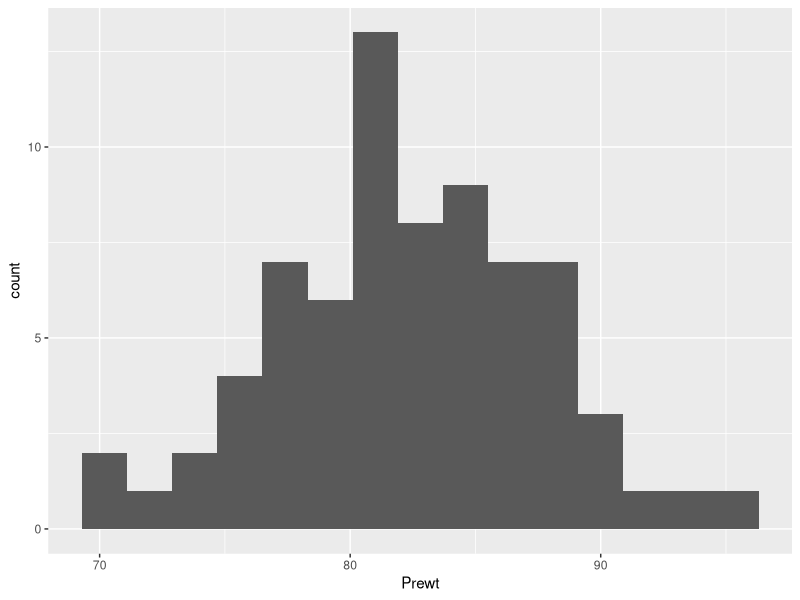
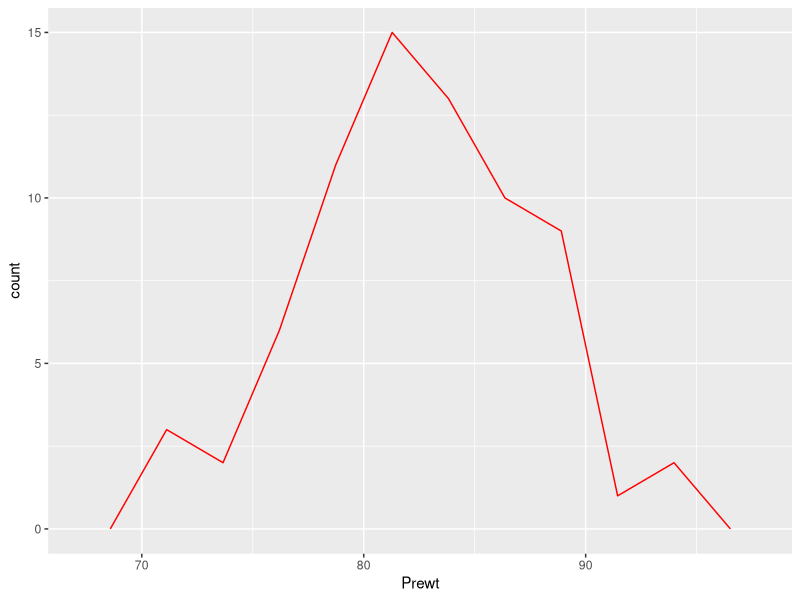
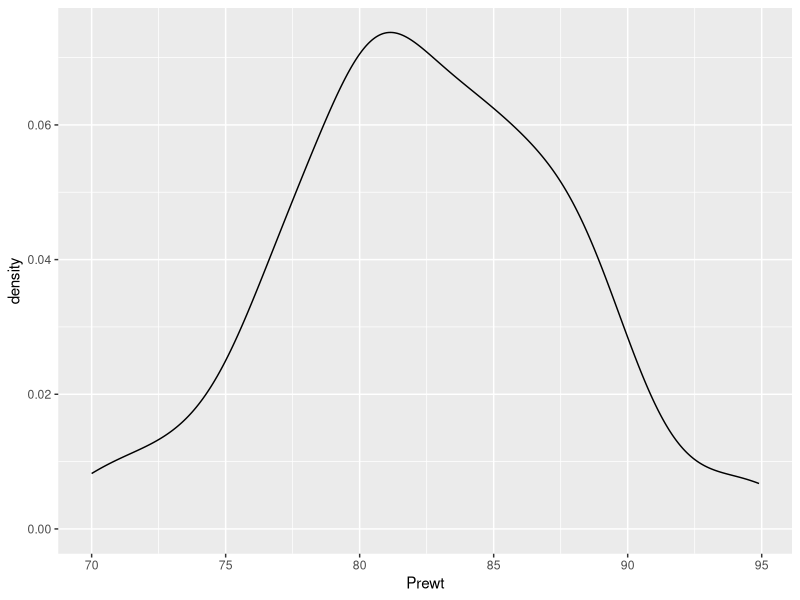
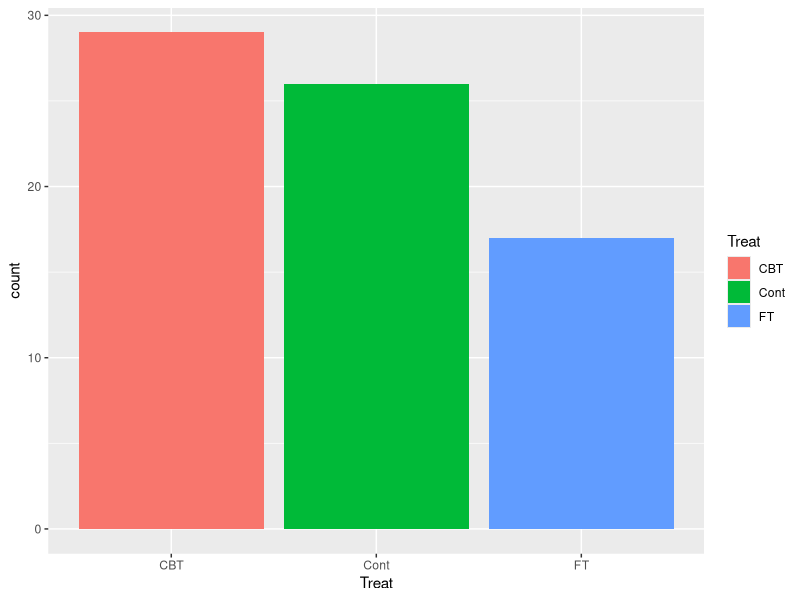
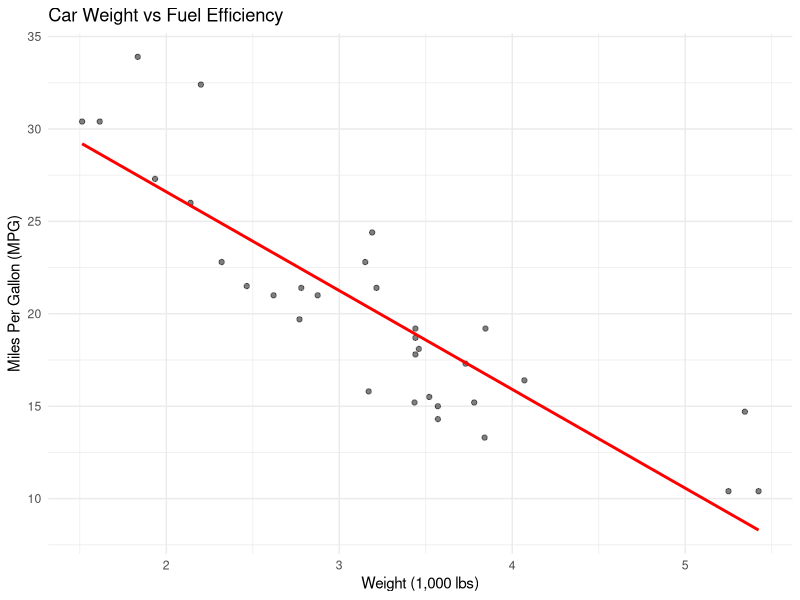
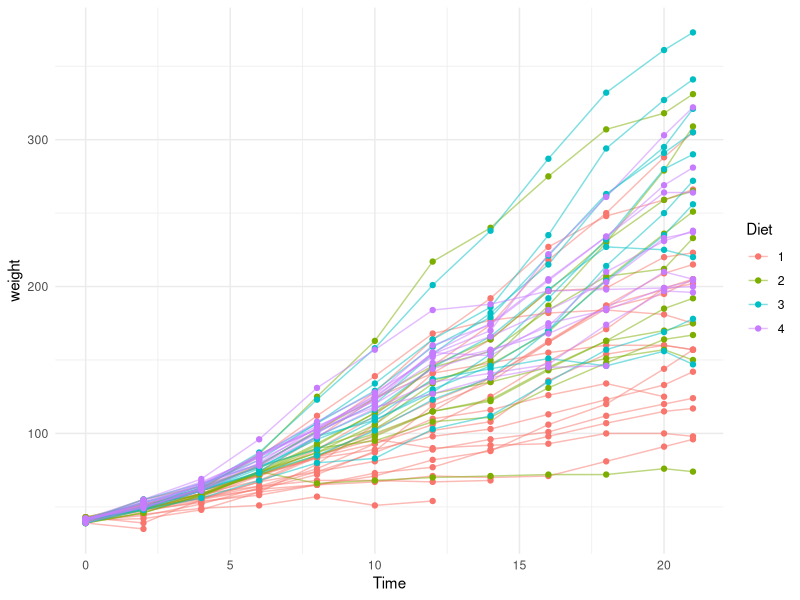
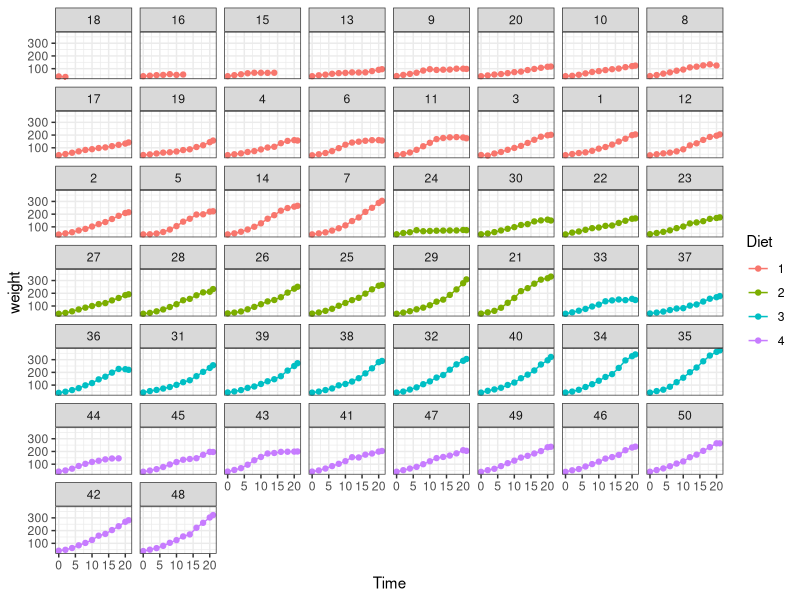

Write R code to recreate these figures, in order.
## ---- chunk 1
# Package Setup --------------
library(MASS)
library(tidyverse)
## ---- chunk 2
ggplot(anorexia, 
       mapping = aes(x = Prewt, fill = )) +
  geom_histogram(binwidth= 1.80)
## ---- chunk 3
ggplot(anorexia, 
       mapping = aes(x = Prewt)
) + geom_freqpoly(binwidth = 2.54, colour = "red")
## ---- chunk 4
ggplot(anorexia, 
       mapping = aes(x = Prewt)
) + geom_density()
## ---- chunk 5
ggplot(anorexia, 
       mapping = aes(x = Treat, fill = Treat)
       ) + geom_bar()
## ---- chunk 6
ggplot(mtcars, aes(x = wt, y = mpg)) + 
  geom_point(alpha = 0.5) + 
  geom_smooth(method = "lm", se = FALSE, colour = "red") + 
  labs(
    title = "Car Weight vs Fuel Efficiency", 
    x = "Weight (1,000 lbs)", 
    y = "Miles Per Gallon (MPG)"
  ) + 
  theme_minimal()

## ---- chunk 7
ggplot(ChickWeight, aes(x = Time, y = weight, group = Chick, color = Diet)) +
  geom_line(alpha = 0.5) +
  geom_point() +
  theme_minimal()
## ---- chunk 8

ChickWeight
ggplot(ChickWeight, aes(x = Time, y = weight, group = Chick, colour = Diet)) +
  geom_line() +
  geom_point() +
  facet_wrap(~ Chick) +
  labs(x = "Time", y = "weight") +
  theme_bw()
